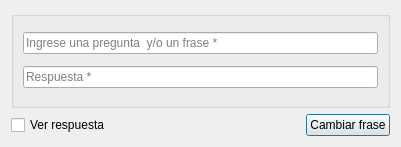
<?xml version="1.0" encoding="UTF-8"?>
<ui version="4.0">
 <class>frmCambiarFrase</class>
 <widget class="QDialog" name="frmCambiarFrase">
  <property name="geometry">
   <rect>
    <x>0</x>
    <y>0</y>
    <width>401</width>
    <height>147</height>
   </rect>
  </property>
  <property name="windowTitle">
   <string>Cambiar frase de recuperación</string>
  </property>
  <layout class="QGridLayout" name="gridLayout_2">
   <item row="0" column="0">
    <widget class="QGroupBox" name="groupBox">
     <property name="title">
      <string/>
     </property>
     <layout class="QGridLayout" name="gridLayout">
      <item row="0" column="0">
       <widget class="QLineEdit" name="lineEdit">
        <property name="inputMethodHints">
         <set>Qt::ImhNone</set>
        </property>
        <property name="placeholderText">
         <string>Ingrese una pregunta  y/o un frase *</string>
        </property>
       </widget>
      </item>
      <item row="1" column="0">
       <widget class="QLineEdit" name="lineEdit_2">
        <property name="echoMode">
         <enum>QLineEdit::Password</enum>
        </property>
        <property name="placeholderText">
         <string>Respuesta *</string>
        </property>
       </widget>
      </item>
     </layout>
    </widget>
   </item>
   <item row="1" column="0">
    <layout class="QHBoxLayout" name="horizontalLayout">
     <item>
      <widget class="QCheckBox" name="checkBox">
       <property name="text">
        <string>Ver respuesta</string>
       </property>
      </widget>
     </item>
     <item>
      <spacer name="horizontalSpacer">
       <property name="orientation">
        <enum>Qt::Horizontal</enum>
       </property>
       <property name="sizeHint" stdset="0">
        <size>
         <width>40</width>
         <height>20</height>
        </size>
       </property>
      </spacer>
     </item>
     <item>
      <widget class="QPushButton" name="pushButton">
       <property name="text">
        <string>Cambiar frase</string>
       </property>
       <property name="icon">
        <iconset resource="Recursos.qrc">
         <normaloff>:/images/stock-lock-ok.png</normaloff>:/images/stock-lock-ok.png</iconset>
       </property>
       <property name="iconSize">
        <size>
         <width>24</width>
         <height>24</height>
        </size>
       </property>
      </widget>
     </item>
    </layout>
   </item>
  </layout>
 </widget>
 <resources>
  <include location="Recursos.qrc"/>
 </resources>
 <connections/>
</ui>
